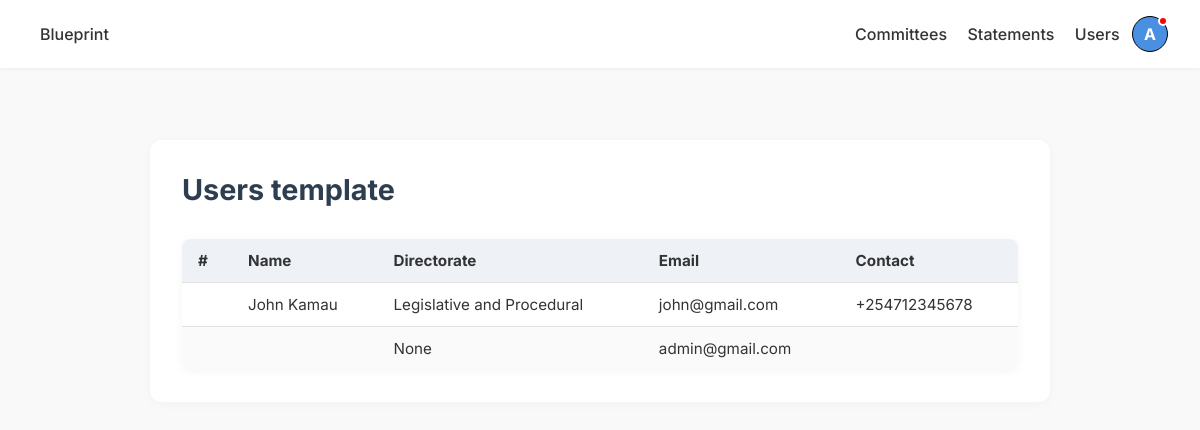
Page /users (signed in) on the earlier database version.
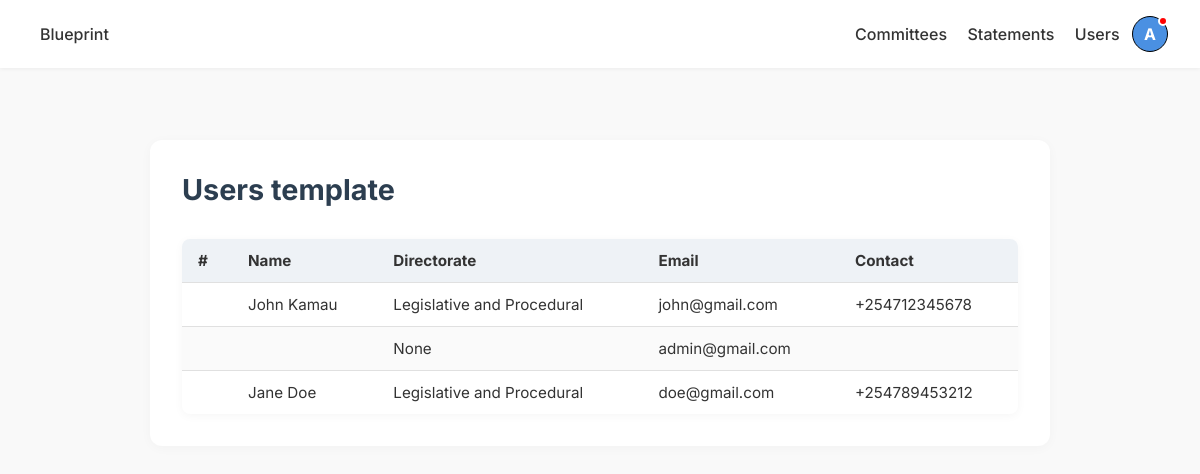
Same page on the later database version.
### accounts/models.py (models this page shows, shortened)
class MemberProfile(models.Model):
    user = models.OneToOneField(User, on_delete=models.CASCADE)
    first_name = models.CharField(max_length=200)
    last_name = models.CharField(max_length=200)
    directorate = models.ForeignKey(
        Directorate,
        on_delete=models.SET_NULL,
        null=True,
        blank=True,
        related_name='members'
    )
    phone_number = PhoneNumberField(region='KE', blank=True)

### base/models.py (models this page shows)
class Directorate(models.Model):
    name = models.CharField(max_length=200)
    mandate = models.TextField(null=True, blank=True)
    def __str__(self):
        return self.name

### base/views.py (the view)
# urls.py: path('users', views.users, name="users"),
@login_required
def users(request):
    if not request.user.is_staff:
        return HttpResponseForbidden("You are not authorized to view this page.")
    all_users = MemberProfile.objects.all()
    context = {'users' : all_users}
    return render(request, 'base/users.html', context)

### accounts/context_processors.py (called while the page is built)
def profile_status(request):
    if request.user.is_authenticated:
        try:
            profile = request.user.memberprofile
            incomplete = not (profile.phone_number and profile.directorate)
            return {'incomplete_profile': incomplete}
        except MemberProfile.DoesNotExist:
            return {'incomplete_profile': True}
    return {}

### base/templates/base/users.html
{% extends 'main.html' %} <br />
{% block head %}
<link rel="stylesheet" href="/static/styles/users.css" />
{% endblock %} <br />
{% block content %}
<div class="content-container">
  <h1>Users template</h1>
  <table id="myTable" class="display">
    <thead>
      <tr>
        <th>#</th>
        <th>Name</th>
        <th>Directorate</th>
        <th>Email</th>
        <th>Contact</th>
      </tr>
    </thead>
    <tbody>
      {% for user in users %}
      <tr>
        <td></td>
        <td>{{ user.user.first_name }} {{ user.user.last_name }}</td>
        <td>{{ user.directorate }}</td>
        <td>{{ user.user.email }}</td>
        <td>{{ user.phone_number }}</td>
      </tr>
      {% endfor %}
    </tbody>
  </table>
</div>
{% endblock %}

Differences in the rows shown:
added MemberProfile: user.first_name "Jane", user.last_name "Doe", directorate "Legislative and Procedural", user.email "doe@gmail.com", phone_number "+254789453212"
